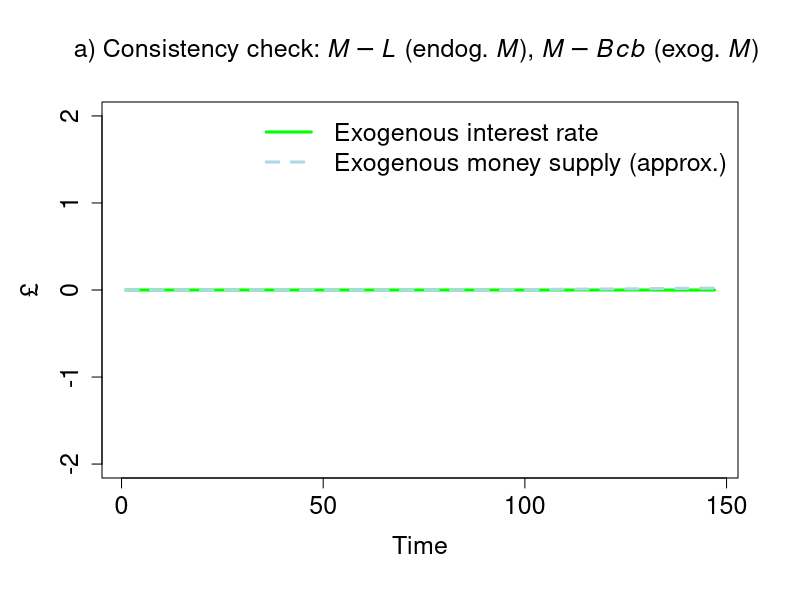
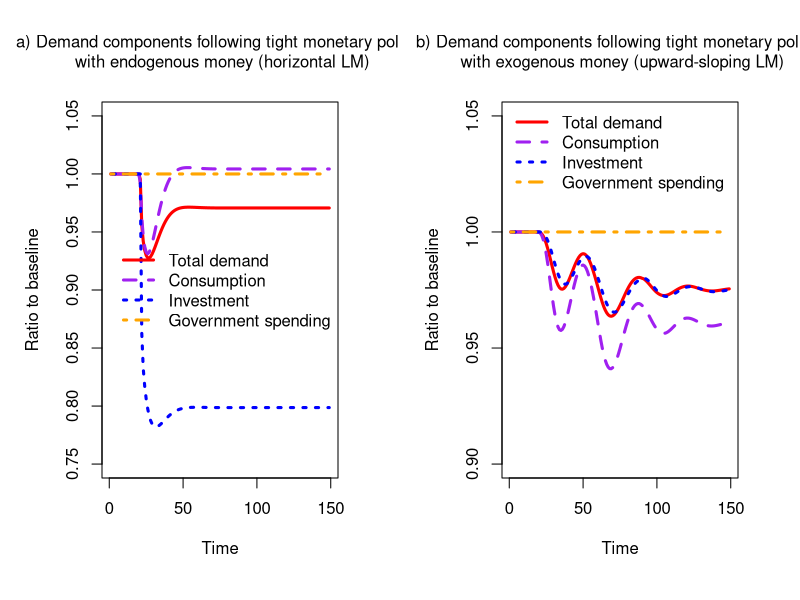

Recreate these plots in R, in order.
# ~~~~~~~~~~~~~~~~~~~~~~~~~~~~~~~~~~~~~~~~~~~~~~~~~~~~~~~~~~~~~~~~~~~~~~~~~~~~~
# A dynamic, stock-flow consistent (SFC) IS-LM model: extended version
# (production function, flexible prices, capital accumulation, private securities)
#
# Companion code to:
#   Veronese Passarella, M. (2026). "Mr. Keynes and the 'Classics' (Almost) a
#   Century Later: Reviewing the IS-LM Model." Journal of Post Keynesian
#   Economics. Open access. DOI: 10.1080/01603477.2026.2734483
#
# Author:  Marco Veronese Passarella
# Version: 2 October 2026
#
# What this script does.
#   It builds and simulates the extended (medium-to-long-run) SFC IS-LM model of
#   Section 3.5 of the paper. Relative to the basic version it adds a neoclassical
#   production function, a flexible price level, capital accumulation and private
#   securities issued by firms. It performs an accounting consistency check and
#   then reproduces the figures. With Stype = 0 it generates the tight-money
#   experiment of the complete model (Figure 7). With Stype = 1 it generates the
#   expansionary experiment (Figure 8, which is not shown in the paper).
#
# Licence.
#   This code is released under the Creative Commons Attribution-NonCommercial
#   4.0 International licence (CC BY-NC 4.0), as stated in the LICENSE file of
#   this repository. The article itself is open access under a Creative Commons
#   Attribution (CC BY) licence. If you use or adapt the code, please cite the
#   paper above.
#
# How to use.
#   Set Stype to choose the experiment (0 = tight money, 1 = expansionary),
#   then run the whole script. The figures are drawn on screen.
#
# Variable legend.
#   Flows.  I investment, S saving, Y national income, C consumption,
#           G government spending, TAX taxes, YD disposable income,
#           W labour income, A internal funds (retained profits),
#           g growth rate of national income, Yn potential (natural) output.
#   Stocks. M money supply, L liquidity demand, V net wealth,
#           Bs bills supplied by the government, Bh bills held by households,
#           Bcb bills held by the central bank, Es securities supplied by firms,
#           Eh securities held by households, K fixed capital, K_t target capital,
#           N labour force.
#   Rates and coefficients. rb interest rate on bills, re interest rate on
#           securities, rshock shock to the interest rate, Mshock shock to the
#           money supply, Ak total factor productivity, kappa target
#           capital-to-output ratio, pi inflation rate, P price level.
#   Scenarios (rows of each matrix).
#           1 endogenous money, baseline
#           2 endogenous money, policy shock
#           3 exogenous money, baseline
#           4 exogenous money, policy shock
#           5 exogenous money with zero lower bound, baseline
#           6 exogenous money with zero lower bound, policy shock
# ~~~~~~~~~~~~~~~~~~~~~~~~~~~~~~~~~~~~~~~~~~~~~~~~~~~~~~~~~~~~~~~~~~~~~~~~~~~~~

# PREPARE THE WORKSPACE ####
# Clear environment
rm(list = ls(all = TRUE))

# Clear plots
if (!is.null(dev.list())) dev.off()

# Clear console
cat("\014")

# Number of periods
nPeriods = 150

# Number of scenarios (see the legend above)
nScenarios = 6

# SET THE COEFFICIENTS (PARAMETERS AND EXOGENOUS VARIABLES) ####
alpha1 = 0.6    # Marginal propensity to consume out of disposable income
alpha2 = 0.4    # Marginal propensity to consume out of net wealth
lambda10 = 0.3  # Autonomous share of liquidity demand to net wealth
lambda11 = 0.1  # Elasticity of liquidity demand to disposable income
lambda12 = 1    # Elasticity of liquidity demand to the interest rate on bills
lambda13 = 1    # Elasticity of liquidity demand to the interest rate on securities
G0 = 10         # Government spending
M0 = 1          # Initial value of the money supply (when money is exogenous)
r0 = 0.03       # Target policy rate
theta = 0.3     # Average tax rate (higher than in the basic model, see Section 3.5)
alphak = 0.5    # Output elasticity of capital in the production function
gamma_p = 0.001 # Speed of adjustment of the price level to the output gap
gamma_n = 0.25  # Speed of adjustment of the labour force to output
delta = 0.2     # Depreciation rate of fixed capital
gamma_k = 0.15  # Speed of adjustment of the capital stock to its target
kappa0 = 1      # Target capital-to-output ratio: autonomous component
kappa1 = 7      # Target capital-to-output ratio: interest rate elasticity

# CREATE VARIABLES AND ASSIGN INITIAL VALUES ####
# Flows
I = matrix(data = 0, nrow = nScenarios, ncol = nPeriods)    # Investment
S = matrix(data = 0, nrow = nScenarios, ncol = nPeriods)    # Saving
Y = matrix(data = 0, nrow = nScenarios, ncol = nPeriods)    # National income
g = matrix(data = 0, nrow = nScenarios, ncol = nPeriods)    # Growth rate of income
TAX = matrix(data = 0, nrow = nScenarios, ncol = nPeriods)  # Tax revenue
C = matrix(data = 0, nrow = nScenarios, ncol = nPeriods)    # Consumption
G = matrix(data = G0, nrow = nScenarios, ncol = nPeriods)   # Government spending
YD = matrix(data = 0, nrow = nScenarios, ncol = nPeriods)   # Disposable income
W = matrix(data = 0, nrow = nScenarios, ncol = nPeriods)    # Labour income
A = matrix(data = 0, nrow = nScenarios, ncol = nPeriods)    # Internal funds
Yn = matrix(data = 0, nrow = nScenarios, ncol = nPeriods)   # Potential output

# Stocks
M = matrix(data = 0, nrow = nScenarios, ncol = nPeriods)    # Money supply
Mshock = matrix(data = 0, nrow = nScenarios, ncol = nPeriods)  # Shock to money supply
L = matrix(data = 0, nrow = nScenarios, ncol = nPeriods)    # Liquidity demand
V = matrix(data = 0, nrow = nScenarios, ncol = nPeriods)    # Net wealth
Bs = matrix(data = 0, nrow = nScenarios, ncol = nPeriods)   # Bills supplied by the government
Bh = matrix(data = 0, nrow = nScenarios, ncol = nPeriods)   # Bills held by households
Bcb = matrix(data = 0, nrow = nScenarios, ncol = nPeriods)  # Bills held by the central bank
Es = matrix(data = 0, nrow = nScenarios, ncol = nPeriods)   # Securities supplied by firms
Eh = matrix(data = 0, nrow = nScenarios, ncol = nPeriods)   # Securities held by households
K = matrix(data = 0, nrow = nScenarios, ncol = nPeriods)    # Fixed capital stock
K_t = matrix(data = 0, nrow = nScenarios, ncol = nPeriods)  # Target capital stock

# Labour force, initialised at the value that places the model at its steady state
N = matrix(data = 52.08297, nrow = nScenarios, ncol = nPeriods)

# Rates and coefficients
rb = matrix(data = r0, nrow = nScenarios, ncol = nPeriods)      # Interest rate on bills
rshock = matrix(data = 0, nrow = nScenarios, ncol = nPeriods)   # Shock to the interest rate
re = matrix(data = r0, nrow = nScenarios, ncol = nPeriods)      # Interest rate on securities
Ak = matrix(data = 0, nrow = nScenarios, ncol = nPeriods)       # Total factor productivity
kappa = matrix(data = kappa0 - kappa1 * r0, nrow = nScenarios, ncol = nPeriods)  # Target capital-to-output ratio
pi = matrix(data = 0, nrow = nScenarios, ncol = nPeriods)       # Inflation rate

# Prices
P = matrix(data = 1, nrow = nScenarios, ncol = nPeriods)        # Price level

# CHOOSE THE TYPE OF MONETARY POLICY SHOCK ####
# Note. Stype = 0 is a tight shock, Stype = 1 is an expansionary shock
Stype = 0

if (Stype == 0) {
  Mshock0 = -0.03
  rshock0 = 0.02
}
if (Stype == 1) {
  Mshock0 = 0.09
  rshock0 = -0.03
}

# RUN THE MODEL ####
# Note. Each period is solved by iteration (Gauss-Seidel), so the order of the
# equations within a period does not matter: 200 iterations are more than
# enough for the within-period values to converge to the simultaneous solution.

# Loop over scenarios
for (j in 1:nScenarios) {

  # Loop over time
  for (i in 2:nPeriods) {

    # Loop for the iterative (within-period) solution
    for (iterations in 1:200) {

      # Endogenous-money shock, applied from period 21 onward
      if (j == 2 && i > 20) {rshock[j, i] = rshock0}

      # Exogenous-money shock (with or without the zero lower bound), from period 21
      if ((j == 4 || j == 6) && i > 20) {Mshock[j, i] = Mshock0}

      # Fiscal block
      G[j, i] = G0
      TAX[j, i] = theta * (W[j, i] + rb[j, i - 1] * Bh[j, i - 1] + re[j, i - 1] * Eh[j, i - 1])

      # IS block (flows), now with capital accumulation
      I[j, i] = gamma_k * (K_t[j, i - 1] - K[j, i - 1]) + delta * K[j, i - 1]
      K_t[j, i] = kappa[j, i] * Y[j, i]
      K[j, i] = K[j, i - 1] + I[j, i] - delta * K[j, i - 1]
      kappa[j, i] = kappa0 - kappa1 * (re[j, i - 1] - pi[j, i - 1])
      S[j, i] = YD[j, i] - C[j, i] * P[j, i]
      YD[j, i] = W[j, i] + rb[j, i - 1] * Bh[j, i - 1] + re[j, i - 1] * Eh[j, i - 1] - TAX[j, i]
      W[j, i] = Y[j, i] * P[j, i] - A[j, i] - re[j, i - 1] * Eh[j, i - 1]
      A[j, i] = delta * K[j, i - 1] * P[j, i]
      Y[j, i] = C[j, i] + I[j, i] + G[j, i]
      C[j, i] = alpha1 * YD[j, i] / P[j, i] + alpha2 * V[j, i - 1] / P[j, i]

      # LM block (stocks), now with private securities
      L[j, i] = lambda10 * V[j, i] + lambda11 * YD[j, i] - lambda12 * rb[j, i] * V[j, i] - lambda13 * re[j, i] * V[j, i]
      Eh[j, i] = Es[j, i]
      Es[j, i] = Es[j, i - 1] + (P[j, i] * K[j, i] - P[j, i - 1] * K[j, i - 1])
      Bs[j, i] = Bs[j, i - 1] + G[j, i] * P[j, i] + rb[j, i - 1] * (Bs[j, i - 1] - Bcb[j, i - 1]) - TAX[j, i]
      Bcb[j, i] = Bs[j, i] - Bh[j, i]
      Bh[j, i] = V[j, i] - L[j, i] - Eh[j, i]
      V[j, i] = V[j, i - 1] + S[j, i]

      # Closure A. Endogenous money (flat LM): the rate is set, money adjusts
      if (j == 1 || j == 2) {
        M[j, i] = Bcb[j, i]
        rb[j, i] = r0 + rshock[j, i]
      }

      # Closure B. Exogenous money (upward-sloping LM): money is set, the rate
      # clears the money market. A one-period lag avoids simultaneity
      if (i > 3 && j > 2) {
        rb[j, i] = (lambda10 * V[j, i] + lambda11 * YD[j, i] - lambda13 * re[j, i] * V[j, i] - M[j, i]) / (lambda12 * V[j, i])
        M[j, 3] = M0
        # Friedman-like money rule, with a zero floor on the money stock
        M[j, i] = max(0, M[j, i - 1] * (1 + g[j, i - 1]) + Mshock[j, i])
        # Zero lower bound (scenarios 5 and 6)
        if (j > 4 && rb[j, i - 1] <= 0) {
          rb[j, i] = 0
          M[j, i] = Bcb[j, i]
        }
      }

      # Interest rate on securities
      re[j, i] = r0 + rshock[j, i]

      # Long-run (production) block. Up to period 79 the natural level of output
      # tracks actual output and total factor productivity is backed out, so the
      # economy starts from its own steady state. From period 80 on, potential
      # output follows a Cobb-Douglas production function
      if (i < 80) {
        Yn[j, i] = Y[j, i]
        Ak[j, i] = Yn[j, i] / (K[j, i - 1]^alphak * N[j, i - 1]^(1 - alphak))
      } else {
        Ak[j, i] = Ak[j, i - 1]
        Yn[j, i] = Ak[j, i] * K[j, i - 1]^alphak * N[j, i - 1]^(1 - alphak)
      }

      # Prices and employment. Prices are fixed up to period 89, then react to
      # the output gap
      if (i < 90) {
        P[j, i] = 1
      } else {
        P[j, i] = P[j, i - 1] * exp(gamma_p * (Y[j, i - 1] - Yn[j, i - 1]))
      }
      pi[j, i] = (P[j, i] / P[j, i - 1]) - 1
      N[j, i] = N[j, i - 1] + gamma_n * (Y[j, i] - Y[j, i - 1])

      # Growth rate of national income (used by the money rule above)
      if (i > 3) {g[j, i] = Y[j, i] / Y[j, i - 1] - 1}

    }
  }
}

# CONSISTENCY CHECK (REDUNDANT EQUATION) ####
# Note. By Walras' Law one equation is redundant. Under endogenous money the
# hidden equation is M = L, so (M - L) should be nil for scenario 1.
error = 0
for (i in 2:(nPeriods - 1)) {error = error + (M[1, i] - L[1, i])^2}
aerror = error / nPeriods

if (aerror < 0.01) {
  cat(" *********************************** \n Good news! The model is watertight! \n", "Average error =", aerror, "< 0.01 \n", "Cumulative error =", error, "\n ***********************************")
} else {
  if (aerror < 1) {
    cat(" *********************************** \n Minor issues with model consistency \n", "Average error =", aerror, "> 0.01 \n", "Cumulative error =", error, "\n ***********************************")
  } else {
    cat(" ******************************************* \n Warning: the model is not fully consistent! \n", "Average error =", aerror, "> 1 \n", "Cumulative error =", error, "\n *******************************************")
  }
}

# PLOT THE CONSISTENCY CHECK ####
# Define the layout
layout(matrix(c(1), 1, 1, byrow = TRUE))
par(mar = c(5.1 + 1, 4.1 + 1, 4.1 + 1, 2.1 + 1))

# Display the redundant equation under both closures
plot(M[1, 4:nPeriods] - L[1, 4:nPeriods], type = "l", col = "green", lwd = 3, lty = 1, font.main = 1, cex.main = 1.5,
     main = expression("a) Consistency check: " * italic(M) - italic(L) * " (endog. " * italic(M) * "), " * italic(M) - italic(Bcb) * " (exog. " * italic(M) * ") "),
     cex.axis = 1.5, cex.lab = 1.5, ylab = '£',
     xlab = 'Time', ylim = range(-2, 2))
lines((M[3, 4:nPeriods] - Bcb[3, 4:nPeriods]), col = "lightblue", lwd = 3, lty = 2)
legend("topright", c("Exogenous interest rate", "Exogenous money supply (approx.)"), bty = "n",
       cex = 1.5, lty = c(1, 2), lwd = c(3, 3), col = c("green", "lightblue"), box.lty = 0)

# REPRODUCE THE FIGURES OF THE PAPER ####
# Tight-money experiment (Stype = 0): Figure 7 of the paper
if (Stype == 0) {

  # Figure 7
  layout(matrix(c(1, 2), 1, 2, byrow = TRUE))
  par(mar = c(5.1 + 1, 4.1 + 1, 4.1 + 1, 2.1 + 1))

  # Demand components after a tight shock, endogenous money
  plot(Y[2, 2:nPeriods] / Y[1, 2:nPeriods], type = "l", col = "red1", lwd = 3, lty = 1, font.main = 1, cex.main = 1,
       main = "a) Demand components following tight monetary policy \n with endogenous money (horizontal LM)",
       cex.axis = 1, cex.lab = 1, ylab = 'Ratio to baseline',
       xlab = 'Time', ylim = range(0.75, 1.05))
  lines(C[2, 2:nPeriods] / C[1, 2:nPeriods], col = "purple", lwd = 3, lty = 2)
  lines(I[2, 2:nPeriods] / I[1, 2:nPeriods], col = "blue", lwd = 3, lty = 3)
  lines(G[2, 2:nPeriods] / G[1, 2:nPeriods], col = "orange", lwd = 3, lty = 4)
  legend("right", c("Total demand", "Consumption", "Investment", "Government spending"), bty = "n",
         cex = 1, lty = c(1, 2, 3, 4), lwd = c(3, 3, 3, 3), col = c("red1", "purple", "blue", "orange"), box.lty = 0)

  # Demand components after a tight shock, exogenous money
  plot(Y[4, 2:nPeriods] / Y[3, 2:nPeriods], type = "l", col = "red1", lwd = 3, lty = 1, font.main = 1, cex.main = 1,
       main = "b) Demand components following tight monetary policy \n with exogenous money (upward-sloping LM)",
       cex.axis = 1, cex.lab = 1, ylab = 'Ratio to baseline',
       xlab = 'Time', ylim = range(0.9, 1.05))
  lines(C[4, 2:nPeriods] / C[3, 2:nPeriods], col = "purple", lwd = 3, lty = 2)
  lines(I[4, 2:nPeriods] / I[3, 2:nPeriods], col = "blue", lwd = 3, lty = 3)
  lines(G[4, 2:nPeriods] / G[3, 2:nPeriods], col = "orange", lwd = 3, lty = 4)
  legend("topleft", c("Total demand", "Consumption", "Investment", "Government spending"), bty = "n",
         cex = 1, lty = c(1, 2, 3, 4), lwd = c(3, 3, 3, 3), col = c("red1", "purple", "blue", "orange"), box.lty = 0)

}

# Expansionary experiment (Stype = 1): Figure 8 (not shown in the paper)
if (Stype == 1) {

  # Figure 8
  layout(matrix(c(1, 2, 3, 4), 2, 2, byrow = TRUE))
  par(mar = c(5.1 + 1, 4.1 + 1, 4.1 + 1, 2.1 + 1))

  # Interest rate under alternative expansionary rules (including the ZLB)
  plot(rb[2, 2:nPeriods] * 100, type = "l", col = "pink", lwd = 3, lty = 1, font.main = 1.2, cex.main = 1.2,
       main = "a) Interest rate after expans. monetary policy",
       cex.axis = 1.2, cex.lab = 1.2, ylab = '%',
       xlab = 'Time', ylim = range(-20, 40))
  lines(rb[4, 2:nPeriods] * 100, col = "tomato", lwd = 3, lty = 2)
  lines(rb[6, 2:nPeriods] * 100, col = "purple", lwd = 3, lty = 3)
  abline(h = 0, col = 1, lwd = 1, lty = 3)
  legend("topright", c("Interest rate policy", "Quantitative policy", "Quantitative policy with ZLB"), bty = "n",
         cex = 1.2, lty = c(1, 2, 3), lwd = c(3, 3, 3), col = c("pink", "tomato", "purple"), box.lty = 0)

  # Demand components, endogenous money
  plot(Y[2, 2:nPeriods] / Y[1, 2:nPeriods], type = "l", col = "red1", lwd = 3, lty = 1, font.main = 1.2, cex.main = 1.2,
       main = "b) Demand components following expans. monetary policy \n with endogenous money (horizontal LM)",
       cex.axis = 1.2, cex.lab = 1.2, ylab = 'Ratio to baseline',
       xlab = 'Time', ylim = range(0.85, 1.55))
  lines(C[2, 2:nPeriods] / C[1, 2:nPeriods], col = "purple", lwd = 3, lty = 2)
  lines(I[2, 2:nPeriods] / I[1, 2:nPeriods], col = "blue", lwd = 3, lty = 3)
  lines(G[2, 2:nPeriods] / G[1, 2:nPeriods], col = "orange", lwd = 3, lty = 4)
  legend("bottomleft", c("Total demand", "Consumption", "Investment", "Government spending"), bty = "n",
         cex = 1.2, lty = c(1, 2, 3, 4), lwd = c(3, 3, 3, 3), col = c("red1", "purple", "blue", "orange"), box.lty = 0)

  # Demand components, exogenous money
  plot(Y[4, 2:nPeriods] / Y[3, 2:nPeriods], type = "l", col = "red1", lwd = 3, lty = 1, font.main = 1.2, cex.main = 1.2,
       main = "c) Demand components following expans. monetary policy \n with exogenous money (upward-sloping LM)",
       cex.axis = 1.2, cex.lab = 1.2, ylab = 'Ratio to baseline',
       xlab = 'Time', ylim = range(0.6, 2.5))
  lines(C[4, 2:nPeriods] / C[3, 2:nPeriods], col = "purple", lwd = 3, lty = 2)
  lines(I[4, 2:nPeriods] / I[3, 2:nPeriods], col = "blue", lwd = 3, lty = 3)
  lines(G[4, 2:nPeriods] / G[3, 2:nPeriods], col = "orange", lwd = 3, lty = 4)
  legend("bottomleft", c("Total demand", "Consumption", "Investment", "Government spending"), bty = "n",
         cex = 1.2, lty = c(1, 2, 3, 4), lwd = c(3, 3, 3, 3), col = c("red1", "purple", "blue", "orange"), box.lty = 0)

  # Demand components, exogenous money with the zero lower bound
  plot(Y[6, 2:nPeriods] / Y[5, 2:nPeriods], type = "l", col = "red1", lwd = 3, lty = 1, font.main = 1.2, cex.main = 1.2,
       main = "d) Demand components following expans. monetary policy \n with exogenous money and ZLB",
       cex.axis = 1.2, cex.lab = 1.2, ylab = 'Ratio to baseline',
       xlab = 'Time', ylim = range(0.7, 2))
  lines(C[6, 2:nPeriods] / C[5, 2:nPeriods], col = "purple", lwd = 3, lty = 2)
  lines(I[6, 2:nPeriods] / I[5, 2:nPeriods], col = "blue", lwd = 3, lty = 3)
  lines(G[6, 2:nPeriods] / G[5, 2:nPeriods], col = "orange", lwd = 3, lty = 4)
  legend("bottomleft", c("Total demand", "Consumption", "Investment", "Government spending"), bty = "n",
         cex = 1.2, lty = c(1, 2, 3, 4), lwd = c(3, 3, 3, 3), col = c("red1", "purple", "blue", "orange"), box.lty = 0)

}
